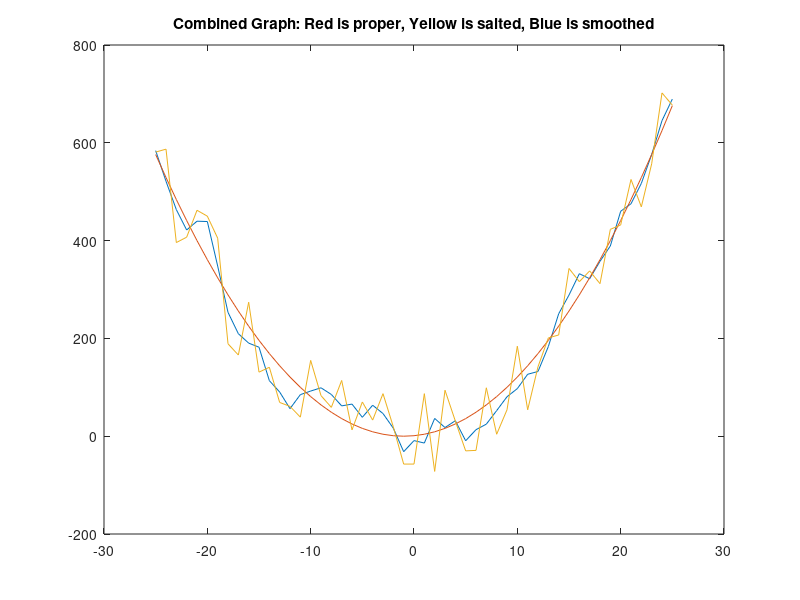

MATLAB code to generate this figure:
start = -25;
ending = 25;
Xarr = [];
Yarr = [];
x = 100;
windowSize = 3;
grit = 2;


%https://docs.octave.org/v6.3.0/Statistics-on-Sliding-Windows-of-Data.html#XREFmovmean
%https://www.mathworks.com/matlabcentral/answers/23591-how-do-i-combine-multiple-plots-in-one-graph
%https://www.mathworks.com/matlabcentral/answers/292226-how-to-plot-multiple-lines-in-a-graph
%https://octave.sourceforge.io/octave/function/csvread.html
%https://docs.octave.org/v6.3.0/Statistics-on-Sliding-Windows-of-Data.html



for i = start:ending
    Xarr(end+1) = i;
    Yarr(end+1) = i^2+2*i+1;
end
csvwrite('Unsalted Arr.csv', [Xarr;Yarr])
plot(Xarr, Yarr)

Yarr = [];
unsalted = dlmread ('Unsalted Arr.csv', ',');
temp = unsalted(2,:);

for i = 1:abs(start)+abs(ending)+1
    Yarr(end+1) = temp(i)+(randi([-x x]));
end

csvwrite('Salted Arr.csv', [Xarr;Yarr])
Yarr = [];
salted = dlmread ('Salted Arr.csv', ',');
temp = salted(2,:);

for i = 0:abs(grit)
  Yarr = movmean(temp, windowSize);
end

csvwrite('Smoothed Arr.csv', [Xarr;Yarr])

smoothed = dlmread ('Smoothed Arr.csv', ',');

plot(smoothed(1, :), smoothed(2, :))
hold on
plot(unsalted(1, :), unsalted(2, :))
hold on
plot(salted(1,: ), salted(2,:))
hold off

title("Combined Graph: Red is proper, Yellow is salted, Blue is smoothed");
%text ("Window Size: ", windowSize)
%text ("Salting ecshlons: ", x)
%text ("Grit", grit)

